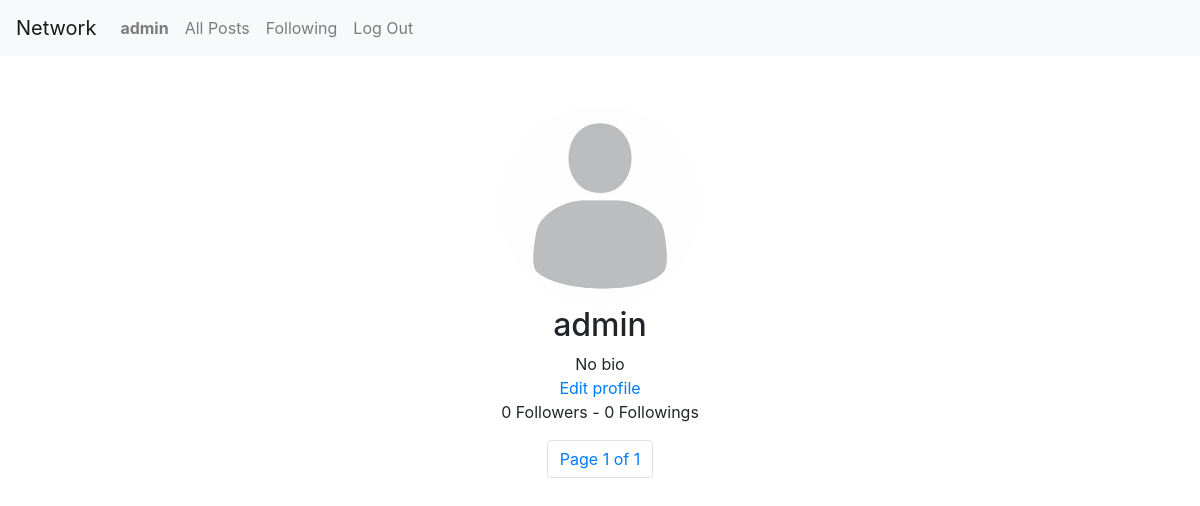
Screenshot of /profile/11 (signed in) with the database file from the repository.
### network/models.py (models this page shows, shortened)
class User(AbstractUser):
    bio = models.CharField(blank=True, null=True, max_length=500)
    profile_image = ResizedImageField(size=[600,600], default="network/static/profile_pictures/default.jpeg", upload_to="network/static/profile_pictures")
    def is_followed(self, user):
        followers = self.followers.all()
        for person in followers:
            if user == person.follower:
                return True
        return False

### network/views.py (the view)
# urls.py: path("profile/<int:id>", views.profile, name="profile"),
@login_required(login_url='login')
def profile(request, id):
    user_authenticated = request.user
    user_profile = User.objects.get(id = id)
    img = str(user_profile.profile_image.url)
    isFollowed = user_profile.is_followed(user_authenticated)
    posts = Post.objects.filter(author = user_profile).all().order_by('-date')
    paginator = Paginator(posts, 10)
    page_number = request.GET.get('page')
    page_obj = paginator.get_page(page_number)
    for post in page_obj:
        post.liked = post.is_liked(user_authenticated)
        post.date = post.date.strftime('%Y-%m-%d %H:%M')
    return render(request, "network/profile.html", {
        "user_profile": user_profile,
        "img":img,
        "user": user_authenticated,
        "posts" : posts,
        'page_obj': page_obj,
        "isFollowed": isFollowed
    })

### network/templates/network/profile.html (shortened to what this page needs)
{% extends "network/layout.html" %}
{% load static %}
{% block body %}
    <div class="container">
        <div class="profile">
            <img id="profile_img_{{user_profile.id}}" class="profileImage" src="{{img}}"  alt="{{img}}" max-height="10px">
            <h2>{{user_profile.username}}</h2>
            {% if user_profile.id == user.id %}
                {% if user_profile.bio is None %}
                <div class="empty_bio_{{user_profile.id}}">No bio</div>
                {% else %}
                <div class="empty_bio_{{user_profile.id}}">{{user_profile.bio}}</div>
                {% endif %}
                <span onclick="profile(event)" profile_id="{{user.id}}" class="edit_button" id="edit_profile_{{user_profile.id}}">Edit profile</span>
            {% else %}
                {% if user_profile.bio is None %}
                <div>No bio</div>
                {% else %}
                <div>{{user_profile.bio}}</div>
                {% endif %}
            {% endif %}
            <p>{{user_profile.followers.all.count}} Followers - {{user_profile.followings.all.count}} Followings</p>
        </div>
                <nav class="pagination" aria-label="Page navigation example">
                        <ul class="pagination">
                        <li class="page-item"><a class="page-link" href="#">Page {{ page_obj.number }} of {{ page_obj.paginator.num_pages }}</a></li>
                        </ul>
                  </nav>
    </div>
{% endblock %}

### network/templates/network/layout.html (shortened to what this page needs)
{% load static %}
<!DOCTYPE html>
<html lang="en">
    <head>
        <link rel="stylesheet" href="https://stackpath.bootstrapcdn.com/bootstrap/4.4.1/css/bootstrap.min.css">
        <link href="{% static 'network/styles.css' %}" rel="stylesheet">
    </head>
    <body>
        <nav class="navbar navbar-expand-lg navbar-light bg-light">
            <a class="navbar-brand" href="#">Network</a>
            <div>
              <ul class="navbar-nav mr-auto">
                {% if user.is_authenticated %}
                    <li class="nav-item">
                        <a class="nav-link" href="{% url 'profile' id=user.id %}"><strong>{{ user.username }}</strong></a>
                    </li>
                {% endif %}
                <li class="nav-item">
                  <a class="nav-link" href="{% url 'index' %}">All Posts</a>
                </li>
                {% if user.is_authenticated %}
                    <li class="nav-item">
                        <a class="nav-link" href="{% url 'following_page' %}">Following</a>
                    </li>
                    <li class="nav-item">
                        <a class="nav-link" href="{% url 'logout' %}">Log Out</a>
                    </li>
                {% endif %}
              </ul>
            </div>
          </nav>
        <div class="body">
            {% block body %}
            {% endblock %}
        </div>
    </body>
</html>

### network/static/network/styles.css (style rules this page uses)
.container { max-width: 900px; margin: auto; margin-top: 50px; }
a, a:hover { text-decoration: none; }
.profile { text-align: center; }
.profileImage { border-radius: 50%; height:200px; width:200px; }
.pagination { justify-content: center; }
.edit_button { color: rgb(0,123,255); cursor: pointer; }

### rows the page displays
User: username "admin", followers.all.count "0", followings.all.count "0"

### other values shown
{{ page_obj.number }} "1"
{{ page_obj.paginator.num_pages }} "1"
